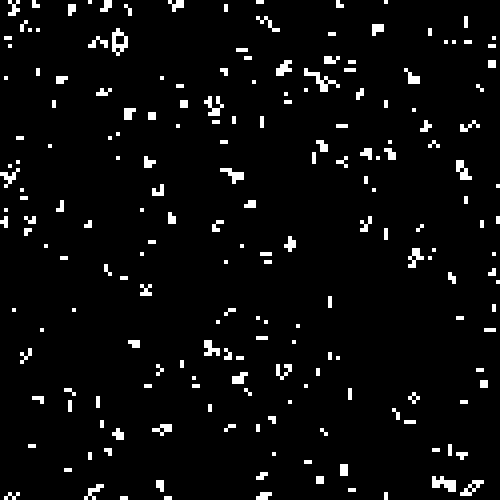
Frame 1 (no input)
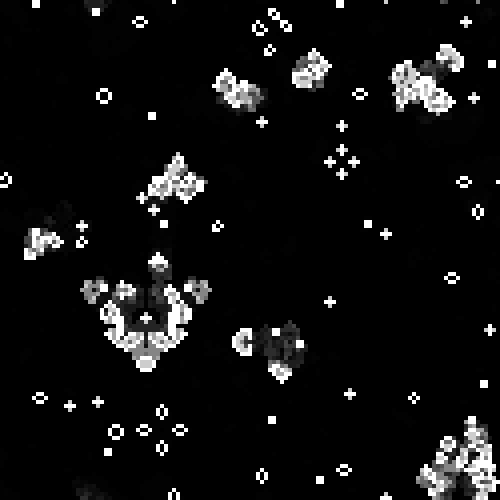
Frame 60 (no input)
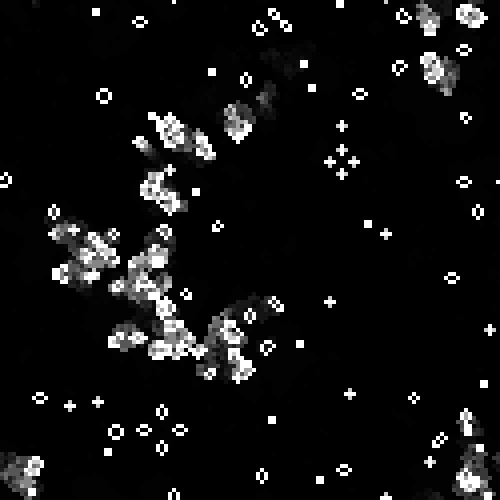
Frame 120 (the mouse pressed at the canvas centre since frame 60)

The p5.js sketch that drew these frames (run headless with seeded random() and noise() and a simulated clock; from frame 60 on, the mouse is pressed at the canvas centre):

// p5.js sketch
// ── sketch.js
let numRows, numCols, state, nextState, neighborhood

function setup() {
  createCanvas(500, 500)
  numRows = height / 4
  numCols = width / 4
  state = []
  nextState = []

  neighborhood = [
    [-1, -1], [-1, 0], [-1, 1],
    [0, -1],           [0, 1],
    [1, -1],  [1, 0],  [1, 1]
  ]

  for(let col = 0; col < numCols; col += 1) {
    state[col] = []
    nextState[col] = []
    for(let row = 0; row < numRows; row += 1 ) {
      state[col][row] = random() > 0.9 ? 1 : 0
    }
  }
  noStroke()
  fill(255)
  background(0, 0, 0)
}

function draw() {
  background(0, 50)
  update()
  for(let col = 0; col < numCols; col += 1) {
    for(let row = 0; row < numRows; row += 1 ) {
      let colSize = width / numCols
      let rowSize = height / numRows
      let x = col * colSize
      let y = row * rowSize
      if(state[col][row]) {
        rect(x, y, colSize, rowSize)
      }
    }
  }
}

function update() {
  for(let col = 0; col < numCols; col += 1) {
    for(let row = 0; row < numRows; row += 1 ) {
      let sum = 0

      for( let n = 0; n < neighborhood.length; n += 1 ) {
        sum += state[wrapCol(col + neighborhood[n][0])][wrapRow(row + neighborhood[n][1])]
      }

      if((state[col][row] == 1) && (sum < 2)){ 
        nextState[col][row] = 0
      }
      else if((state[col][row] == 1) && (sum > 3)) { 
        nextState[col][row] = 0
      }
      else if((state[col][row] == 0) && (sum == 3)) { 
        nextState[col][row] = 1
      }
      else { 
        nextState[col][row] = state[col][row]
      }
    }
  }

  let temp = state
  state = nextState
  nextState = temp
}

// Trick to easily wrap our edges
function wrapRow(i) {
  return (numRows + (i % numRows)) % numRows;
}

function wrapCol(i) {
  return (numCols + (i % numCols)) % numCols;
}
